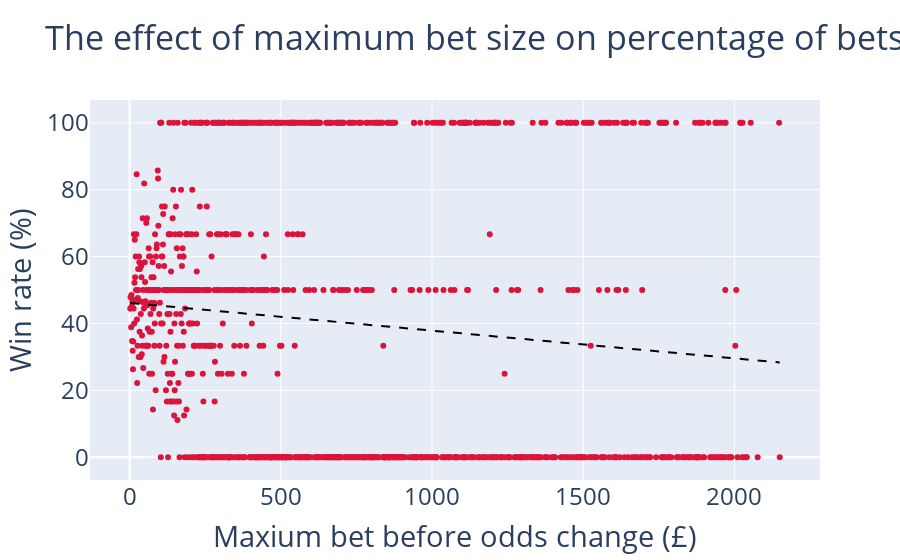

Here is the notebook cell this chart was saved with:
### Markdown cell above
### Availability vs Win_Rate

### Code cell
days_df = calculate_win_rate(df, 'Available')

x = list(days_df.Available)
y = list(days_df.Win_Rate)
z = np.polyfit(x, y, 1)
f = np.poly1d(z)
x_new = np.linspace(x[0], x[-1], 50)
y_new = f(x_new)  # Polyfitted x values

trace1 = go.Scatter(
    x=days_df['Available'],
    y=days_df['Win_Rate'],
    mode='markers',
    line = dict(color='crimson', width=1)
)

trace2 = go.Scatter(
    x=x_new,
    y=y_new,
    mode='lines',
    name='Fit',
    line = dict(color='black', width=2, dash='dash')
    )

layout = go.Layout(
    title='The effect of maximum bet size on percentage of bets won',
    xaxis_title= 'Maxium bet before odds change (£)',
    yaxis_title='Win rate (%)',
    showlegend=False,
    font={'size': 24}
)

data = [trace1, trace2]
fig = go.Figure(data=data, layout=layout)
fig.write_image('../images/available-win-rate.png', scale=10)
fig

### Figure 1 — Plotly figure (JSON) as saved in the notebook; plotly's stock layout.template omitted (floating-point values rounded to 4 significant figures; data arrays with more than 128 entries replaced by an {"elided": "..."} marker saying what was removed)
{"data": [{"line": {"color": "crimson", "width": 1}, "mode": "markers", "type": "scatter", "x": {"elided": "1016 int values"}, "y": {"elided": "1016 float values"}}, {"line": {"color": "black", "dash": "dash", "width": 2}, "mode": "lines", "name": "Fit", "type": "scatter", "x": [2, 45.84, 89.67, 133.5, 177.3, 221.2, 265.0, 308.9, 352.7, 396.5, 440.4, 484.2, 528.0, 571.9, 615.7, 659.6, 703.4, 747.2, 791.1, 834.9, 878.7, 922.6, 966.4, 1010.0, 1054.0, 1098.0, 1142.0, 1186.0, 1229.0, 1273.0, 1317.0, 1361.0, 1405.0, 1449.0, 1492.0, 1536.0, 1580.0, 1624.0, 1668.0, 1712.0, 1755.0, 1799.0, 1843.0, 1887.0, 1931.0, 1975.0, 2018.0, 2062.0, 2106.0, 2150], "y": [46.12, 45.75, 45.39, 45.03, 44.66, 44.3, 43.94, 43.58, 43.21, 42.85, 42.49, 42.12, 41.76, 41.4, 41.03, 40.67, 40.31, 39.95, 39.58, 39.22, 38.86, 38.49, 38.13, 37.77, 37.41, 37.04, 36.68, 36.32, 35.95, 35.59, 35.23, 34.86, 34.5, 34.14, 33.78, 33.41, 33.05, 32.69, 32.32, 31.96, 31.6, 31.24, 30.87, 30.51, 30.15, 29.78, 29.42, 29.06, 28.69, 28.33]}], "layout": {"font": {"size": 24}, "showlegend": false, "title": {"text": "The effect of maximum bet size on percentage of bets won"}, "xaxis": {"title": {"text": "Maxium bet before odds change (£)"}}, "yaxis": {"title": {"text": "Win rate (%)"}}}}
